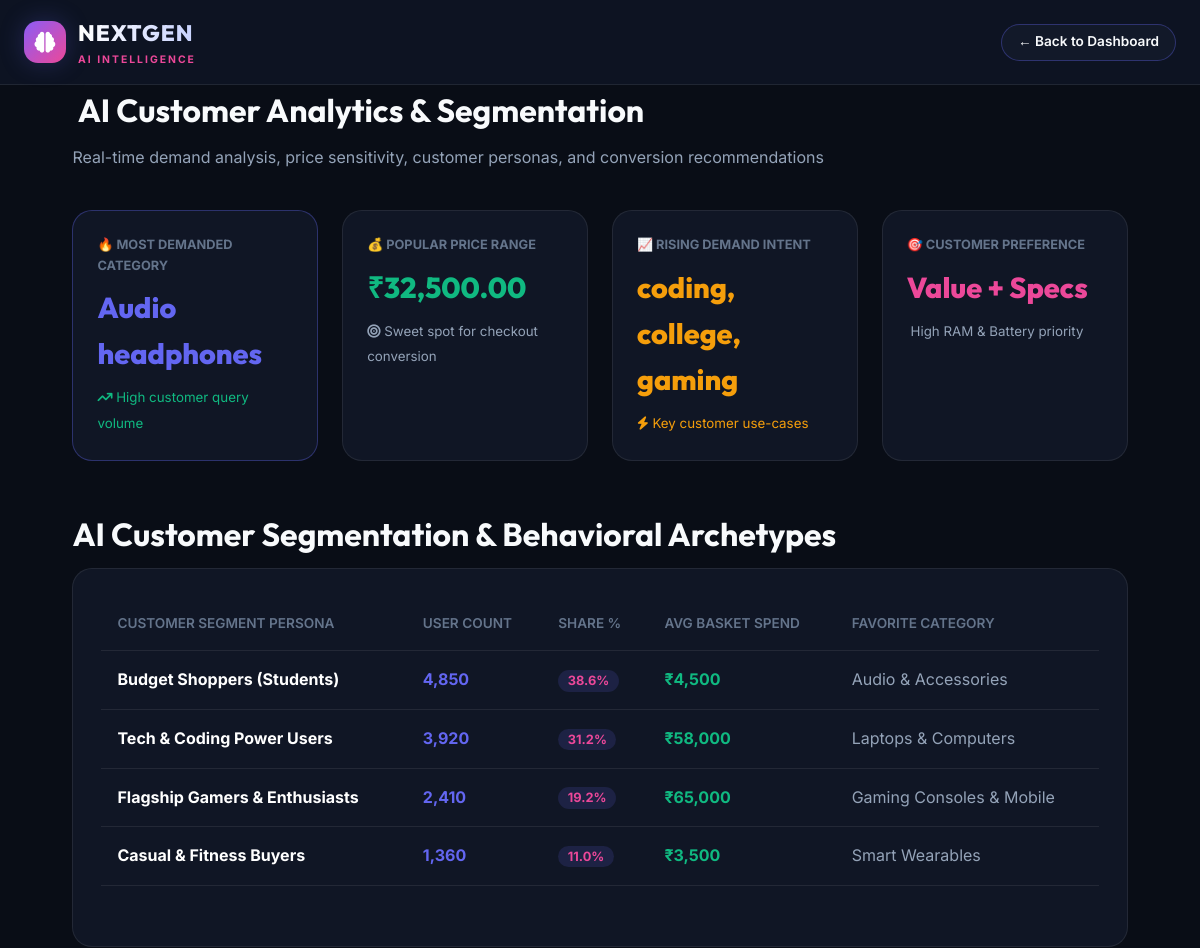
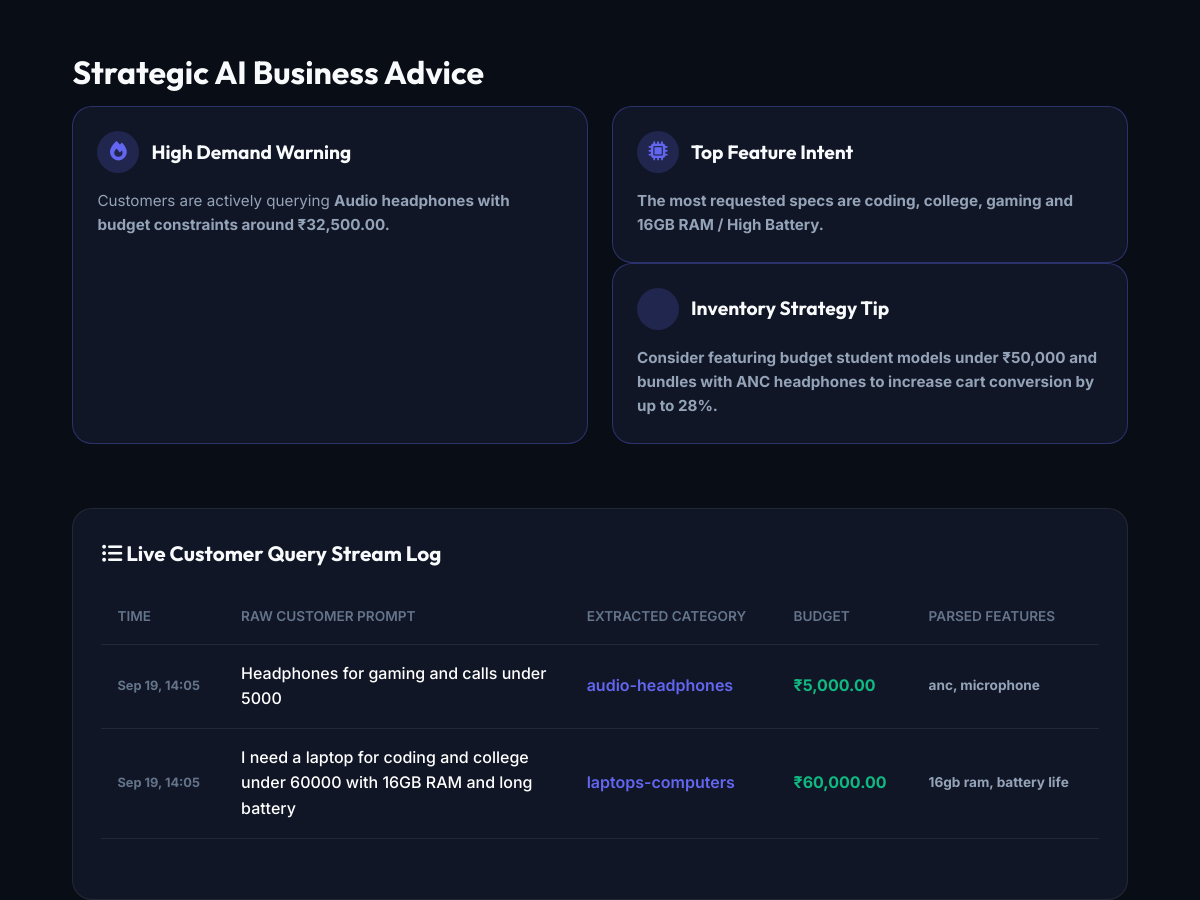
/admin/ai-analytics.php (signed in), run on the app's committed database (2 pictures, top to bottom).
### tables this page shows
CREATE TABLE IF NOT EXISTS `ai_requirements` (
  `id` INT AUTO_INCREMENT PRIMARY KEY,
  `user_id` INT DEFAULT NULL,
  `raw_prompt` TEXT NOT NULL,
  `parsed_category` VARCHAR(50) DEFAULT NULL,
  `parsed_budget` DECIMAL(10, 2) DEFAULT NULL,
  `parsed_purpose` VARCHAR(100) DEFAULT NULL,
  `parsed_features` VARCHAR(255) DEFAULT NULL,
  `created_at` DATETIME DEFAULT CURRENT_TIMESTAMP
);

### includes/ai_engine.php (called while the page is built, shortened)
<?php
require_once __DIR__ . '/functions.php';
class AIEngine {
    public static function getCustomerSegmentation() {
        return [
            [
                'segment' => 'Budget Shoppers (Students)',
                'count' => '4,850',
                'pct' => '38.6%',
                'avg_spend' => '₹4,500',
                'fav_cat' => 'Audio & Accessories'
            ],
            [
                'segment' => 'Tech & Coding Power Users',
                'count' => '3,920',
                'pct' => '31.2%',
                'avg_spend' => '₹58,000',
                'fav_cat' => 'Laptops & Computers'
            ],
            [
                'segment' => 'Flagship Gamers & Enthusiasts',
                'count' => '2,410',
                'pct' => '19.2%',
                'avg_spend' => '₹65,000',
                'fav_cat' => 'Gaming Consoles & Mobile'
            ],
            [
                'segment' => 'Casual & Fitness Buyers',
                'count' => '1,360',
                'pct' => '11.0%',
                'avg_spend' => '₹3,500',
                'fav_cat' => 'Smart Wearables'
            ]
        ];
    }
    public static function getAICustomerAnalytics() {
        $db = Database::getConnection();
        $stmt = $db->query("SELECT parsed_category, COUNT(*) as cnt FROM ai_requirements WHERE parsed_category IS NOT NULL GROUP BY parsed_category ORDER BY cnt DESC LIMIT 1");
        $topCatRow = $stmt->fetch();
        $topCategory = $topCatRow ? ucfirst(str_replace('-', ' ', $topCatRow['parsed_category'])) : 'Laptops & Computers';
        $stmt = $db->query("SELECT AVG(parsed_budget) as avg_budget FROM ai_requirements WHERE parsed_budget > 0");
        $avgBudRow = $stmt->fetch();
        $avgBudget = $avgBudRow['avg_budget'] ? formatPrice($avgBudRow['avg_budget']) : '₹45,000 – ₹60,000';
        $stmt = $db->query("SELECT parsed_purpose FROM ai_requirements WHERE parsed_purpose IS NOT NULL AND parsed_purpose != ''");
        $purposesRaw = $stmt->fetchAll(PDO::FETCH_COLUMN);
        $purposes = [];
        foreach ($purposesRaw as $p) {
            foreach (explode(',', $p) as $singleP) {
                $trimmed = trim($singleP);
                if (!empty($trimmed)) {
                    $purposes[$trimmed] = ($purposes[$trimmed] ?? 0) + 1;
                }
            }
        }
        arsort($purposes);
        $topPurposes = array_keys(array_slice($purposes, 0, 3));
        $insights = [
            [
                'icon' => 'fa-fire',
                'title' => 'High Demand Warning',
                'text' => "Customers are actively querying **{$topCategory}** with budget constraints around **{$avgBudget}**.",
                'type' => 'success'
            ],
            [
                'icon' => 'fa-microchip',
                'title' => 'Top Feature Intent',
                'text' => "The most requested specs are **" . implode(', ', $topPurposes) . "** and **16GB RAM / High Battery**.",
                'type' => 'info'
            ],
            [
                'icon' => 'fa-chart-line-up',
                'title' => 'Inventory Strategy Tip',
                'text' => "Consider featuring budget student models under ₹50,000 and bundles with ANC headphones to increase cart conversion by up to 28%.",
                'type' => 'warning'
            ]
        ];
        return [
            'top_category' => $topCategory,
            'popular_budget' => $avgBudget,
            'top_purposes' => $topPurposes,
            'insights' => $insights
        ];
    }
}

### includes/functions.php (called while the page is built, shortened)
<?php
function formatPrice($amount) {
    return '₹' . number_format((float)$amount, 2);
}

### admin/ai-analytics.php (the view, shortened to what this page needs)
<?php
require_once __DIR__ . '/../includes/functions.php';
require_once __DIR__ . '/../includes/ai_engine.php';
$analytics = AIEngine::getAICustomerAnalytics();
$segmentation = AIEngine::getCustomerSegmentation();
$db = Database::getConnection();
$reqLogs = $db->query("SELECT * FROM ai_requirements ORDER BY id DESC LIMIT 15")->fetchAll();
?>
<!DOCTYPE html>
<html lang="en">
<head>
    <link rel="stylesheet" href="https://cdnjs.cloudflare.com/ajax/libs/font-awesome/6.5.1/css/all.min.css">
    <link rel="stylesheet" href="../assets/css/style.css">
</head>
<body>
    <header class="main-header" style="background: #0d1322;">
        <div class="container header-container">
            <a href="dashboard.php" class="brand-logo">
                <div class="logo-icon" style="background: linear-gradient(135deg, var(--accent), var(--neon-pink));"><i class="fa-solid fa-brain"></i></div>
                <div class="logo-text">
                    <span class="brand-name">NEXTGEN</span>
                    <span class="brand-tag">AI INTELLIGENCE</span>
                </div>
            </a>
            <a href="dashboard.php" class="btn-secondary" style="padding: 0.4rem 1rem; font-size: 0.85rem;">&larr; Back to Dashboard</a>
        </div>
    </header>
    <div class="container my-5">
        <div style="margin-bottom: 2.5rem;">
            <h1 class="section-title"><i class="fa-solid fa-sparkles text-glow"></i> AI Customer Analytics & Segmentation</h1>
            <p style="color: var(--text-secondary);">Real-time demand analysis, price sensitivity, customer personas, and conversion recommendations</p>
        </div>
        <div style="display: grid; grid-template-columns: repeat(auto-fit, minmax(240px, 1fr)); gap: 1.5rem; margin-bottom: 3rem;">
            <div style="background: var(--bg-card); border: 1px solid var(--border-highlight); border-radius: var(--radius-lg); padding: 1.5rem;">
                <div style="font-size: 0.8rem; font-weight: 700; color: var(--text-muted); text-transform: uppercase;">🔥 MOST DEMANDED CATEGORY</div>
                <div style="font-family: var(--font-heading); font-size: 1.8rem; font-weight: 800; color: var(--primary); margin: 0.5rem 0;"><?= $analytics['top_category'] ?></div>
                <small style="color: var(--emerald);"><i class="fa-solid fa-arrow-trend-up"></i> High customer query volume</small>
            </div>
            <div style="background: var(--bg-card); border: 1px solid var(--border-color); border-radius: var(--radius-lg); padding: 1.5rem;">
                <div style="font-size: 0.8rem; font-weight: 700; color: var(--text-muted); text-transform: uppercase;">💰 POPULAR PRICE RANGE</div>
                <div style="font-family: var(--font-heading); font-size: 1.8rem; font-weight: 800; color: var(--emerald); margin: 0.5rem 0;"><?= $analytics['popular_budget'] ?></div>
                <small style="color: var(--text-secondary);"><i class="fa-solid fa-bullseye"></i> Sweet spot for checkout conversion</small>
            </div>
            <div style="background: var(--bg-card); border: 1px solid var(--border-color); border-radius: var(--radius-lg); padding: 1.5rem;">
                <div style="font-size: 0.8rem; font-weight: 700; color: var(--text-muted); text-transform: uppercase;">📈 RISING DEMAND INTENT</div>
                <div style="font-family: var(--font-heading); font-size: 1.8rem; font-weight: 800; color: var(--amber); margin: 0.5rem 0;"><?= implode(', ', $analytics['top_purposes']) ?></div>
                <small style="color: var(--amber);"><i class="fa-solid fa-bolt"></i> Key customer use-cases</small>
            </div>
            <div style="background: var(--bg-card); border: 1px solid var(--border-color); border-radius: var(--radius-lg); padding: 1.5rem;">
                <div style="font-size: 0.8rem; font-weight: 700; color: var(--text-muted); text-transform: uppercase;">🎯 CUSTOMER PREFERENCE</div>
                <div style="font-family: var(--font-heading); font-size: 1.8rem; font-weight: 800; color: var(--neon-pink); margin: 0.5rem 0;">Value + Specs</div>
                <small style="color: var(--text-secondary);"><i class="fa-solid fa-shield-check"></i> High RAM & Battery priority</small>
            </div>
        </div>
        <h2 class="section-title mb-4">AI Customer Segmentation & Behavioral Archetypes</h2>
        <div style="background: var(--bg-card); border: 1px solid var(--border-color); border-radius: var(--radius-lg); padding: 1.75rem; margin-bottom: 3rem;">
            <table class="cart-table">
                <thead>
                    <tr>
                        <th>Customer Segment Persona</th>
                        <th>User Count</th>
                        <th>Share %</th>
                        <th>Avg Basket Spend</th>
                        <th>Favorite Category</th>
                    </tr>
                </thead>
                <tbody>
                    <?php foreach ($segmentation as $seg): ?>
                        <tr>
                            <td><strong style="color: #fff; font-size: 1rem;"><?= htmlspecialchars($seg['segment']) ?></strong></td>
                            <td style="font-weight: 700; color: var(--primary);"><?= $seg['count'] ?></td>
                            <td><span style="background: rgba(99, 102, 241, 0.15); color: var(--neon-pink); font-weight: 700; padding: 0.2rem 0.6rem; border-radius: 99px; font-size: 0.8rem;"><?= $seg['pct'] ?></span></td>
                            <td style="font-weight: 700; color: var(--emerald);"><?= $seg['avg_spend'] ?></td>
                            <td style="color: var(--text-secondary);"><?= htmlspecialchars($seg['fav_cat']) ?></td>
                        </tr>
                    <?php endforeach; ?>
                </tbody>
            </table>
        </div>
        <h2 class="section-title mb-4">Strategic AI Business Advice</h2>
        <div style="display: grid; grid-template-columns: repeat(auto-fit, minmax(300px, 1fr)); gap: 1.5rem; margin-bottom: 4rem;">
            <?php foreach ($analytics['insights'] as $insight): ?>
                <div style="background: var(--bg-card); border: 1px solid var(--border-highlight); border-radius: var(--radius-lg); padding: 1.5rem;">
                    <div style="display: flex; align-items: center; gap: 0.75rem; margin-bottom: 1rem;">
                        <div style="width: 42px; height: 42px; border-radius: 50%; background: rgba(99, 102, 241, 0.2); color: var(--primary); display: flex; align-items: center; justify-content: center; font-size: 1.2rem;">
                            <i class="fa-solid <?= $insight['icon'] ?>"></i>
                        </div>
                        <h3 style="font-family: var(--font-heading); font-size: 1.2rem;"><?= htmlspecialchars($insight['title']) ?></h3>
                    </div>
                    <p style="color: var(--text-secondary); font-size: 0.95rem; line-height: 1.6;">
                        <?= str_replace(['**', '**'], ['<strong>', '</strong>'], htmlspecialchars($insight['text'])) ?>
                    </p>
                </div>
            <?php endforeach; ?>
        </div>
        <div style="background: var(--bg-card); border: 1px solid var(--border-color); border-radius: var(--radius-lg); padding: 1.75rem;">
            <h3 style="font-family: var(--font-heading); font-size: 1.3rem; margin-bottom: 1.25rem;"><i class="fa-solid fa-list-ul"></i> Live Customer Query Stream Log</h3>
            <table class="cart-table">
                <thead>
                    <tr>
                        <th>Time</th>
                        <th>Raw Customer Prompt</th>
                        <th>Extracted Category</th>
                        <th>Budget</th>
                        <th>Parsed Features</th>
                    </tr>
                </thead>
                <tbody>
                    <?php foreach ($reqLogs as $log): ?>
                        <tr>
                            <td style="font-size: 0.8rem; color: var(--text-muted);"><?= date('M d, H:i', strtotime($log['created_at'])) ?></td>
                            <td style="font-weight: 500; color: #fff; max-width: 320px;"><?= htmlspecialchars($log['raw_prompt']) ?></td>
                            <td><span style="color: var(--primary); font-weight: 600;"><?= htmlspecialchars($log['parsed_category'] ?: 'General') ?></span></td>
                            <td style="font-weight: 700; color: var(--emerald);"><?= $log['parsed_budget'] ? formatPrice($log['parsed_budget']) : 'N/A' ?></td>
                            <td style="font-size: 0.85rem; color: var(--text-secondary);"><?= htmlspecialchars($log['parsed_features'] ?: 'None') ?></td>
                        </tr>
                    <?php endforeach; ?>
                </tbody>
            </table>
        </div>
    </div>
</body>
</html>

### assets/css/style.css (style rules this page uses)
:root { --bg-dark: #090d16; --bg-surface: #121929; --bg-surface-hover: #1b253b; --bg-card: rgba(18, 25, 41, 0.85); --border-color: rgba(255, 255, 255, 0.08); --border-highlight: rgba(99, 102, 241, 0.35); --primary: #6366f1; --primary-hover: #4f46e5; --accent: #8b5cf6; --neon-pink: #ec4899; --emerald: #10b981; --amber: #f59e0b; --rose: #f43f5e; --text-primary: #f8fafc; --text-secondary: #94a3b8; --text-muted: #64748b; --font-heading: 'Outfit', sans-serif; --font-body: 'Inter', sans-serif; --radius-sm: 8px; --radius-md: 14px; --radius-lg: 20px; --radius-full: 9999px; --shadow-glow: 0 0 25px rgba(99, 102, 241, 0.25); --shadow-card: 0 10px 30px rgba(0, 0, 0, 0.35); --glass-backdrop: blur(16px); }
* { margin: 0; padding: 0; box-sizing: border-box; }
body { font-family: var(--font-body); background-color: var(--bg-dark); color: var(--text-primary); line-height: 1.6; overflow-x: hidden; min-height: 100vh; display: flex; flex-direction: column; }
a { color: inherit; text-decoration: none; transition: all 0.25s ease; }
.container { max-width: 1280px; margin: 0 auto; padding: 0 1.5rem; }
.main-header { background: rgba(9, 13, 22, 0.9); backdrop-filter: var(--glass-backdrop); border-bottom: 1px solid var(--border-color); position: sticky; top: 0; z-index: 100; }
.header-container { display: flex; align-items: center; justify-content: space-between; padding: 1rem 1.5rem; gap: 2rem; }
.brand-logo { display: flex; align-items: center; gap: 0.75rem; }
.logo-icon { width: 42px; height: 42px; background: linear-gradient(135deg, var(--primary), var(--accent)); border-radius: var(--radius-md); display: flex; align-items: center; justify-content: center; font-size: 1.3rem; color: #ffffff; box-shadow: var(--shadow-glow); }
.logo-text { display: flex; flex-direction: column; }
.brand-name { font-family: var(--font-heading); font-size: 1.4rem; font-weight: 800; letter-spacing: 1px; background: linear-gradient(90deg, #ffffff, #c7d2fe); -webkit-background-clip: text; -webkit-text-fill-color: transparent; }
.brand-tag { font-size: 0.65rem; font-weight: 700; letter-spacing: 2px; color: var(--neon-pink); text-transform: uppercase; }
.btn-secondary { background: var(--bg-surface); border: 1px solid var(--border-highlight); color: var(--text-primary); padding: 0.85rem 2rem; border-radius: var(--radius-full); font-weight: 600; font-size: 1rem; display: inline-flex; align-items: center; gap: 0.6rem; }
.section-title { font-family: var(--font-heading); font-size: 2rem; font-weight: 700; margin-bottom: 0.5rem; }
.cart-table { width: 100%; border-collapse: collapse; margin-bottom: 2rem; }
.cart-table th, .cart-table td { padding: 1rem; text-align: left; border-bottom: 1px solid var(--border-color); }
.cart-table th { color: var(--text-muted); font-weight: 600; font-size: 0.85rem; text-transform: uppercase; }

### data on the page
ai_requirements: created_at "Sep 19, 14:05", raw_prompt "Headphones for gaming and calls under 5000", parsed_category "audio-headphones", parsed_budget "₹5,000.00", parsed_features "anc, microphone"
ai_requirements: created_at "Sep 19, 14:05", raw_prompt "I need a laptop for coding and college under 60000 with 16GB RAM and long battery", parsed_category "laptops-computers", parsed_budget "₹60,000.00", parsed_features "16gb ram, battery life"

### other printed values
$analytics['top_category'] "Audio headphones"
$analytics['popular_budget'] "₹32,500.00"
implode(', ', $analytics['top_purposes']) "coding, college, gaming"
$seg['segment'] "Budget Shoppers (Students)"
$seg['count'] "4,850"
$seg['pct'] "38.6%"
$seg['avg_spend'] "₹4,500"
$seg['fav_cat'] "Audio & Accessories"
$seg['segment'] "Tech & Coding Power Users"
$seg['count'] "3,920"
$seg['pct'] "31.2%"
$seg['avg_spend'] "₹58,000"
$seg['fav_cat'] "Laptops & Computers"
$seg['segment'] "Flagship Gamers & Enthusiasts"
$seg['count'] "2,410"
